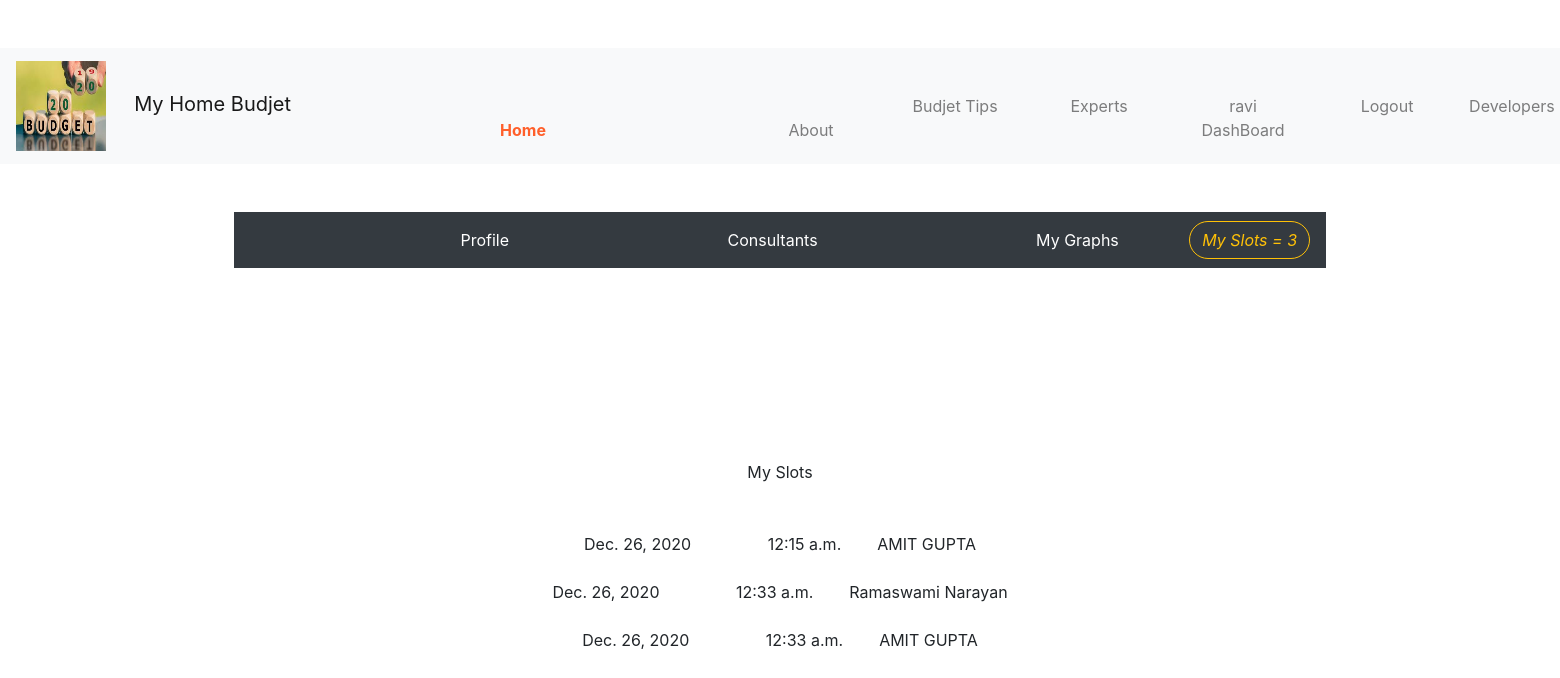
/my_slots/ (signed in), run on an earlier commit of the app's database.
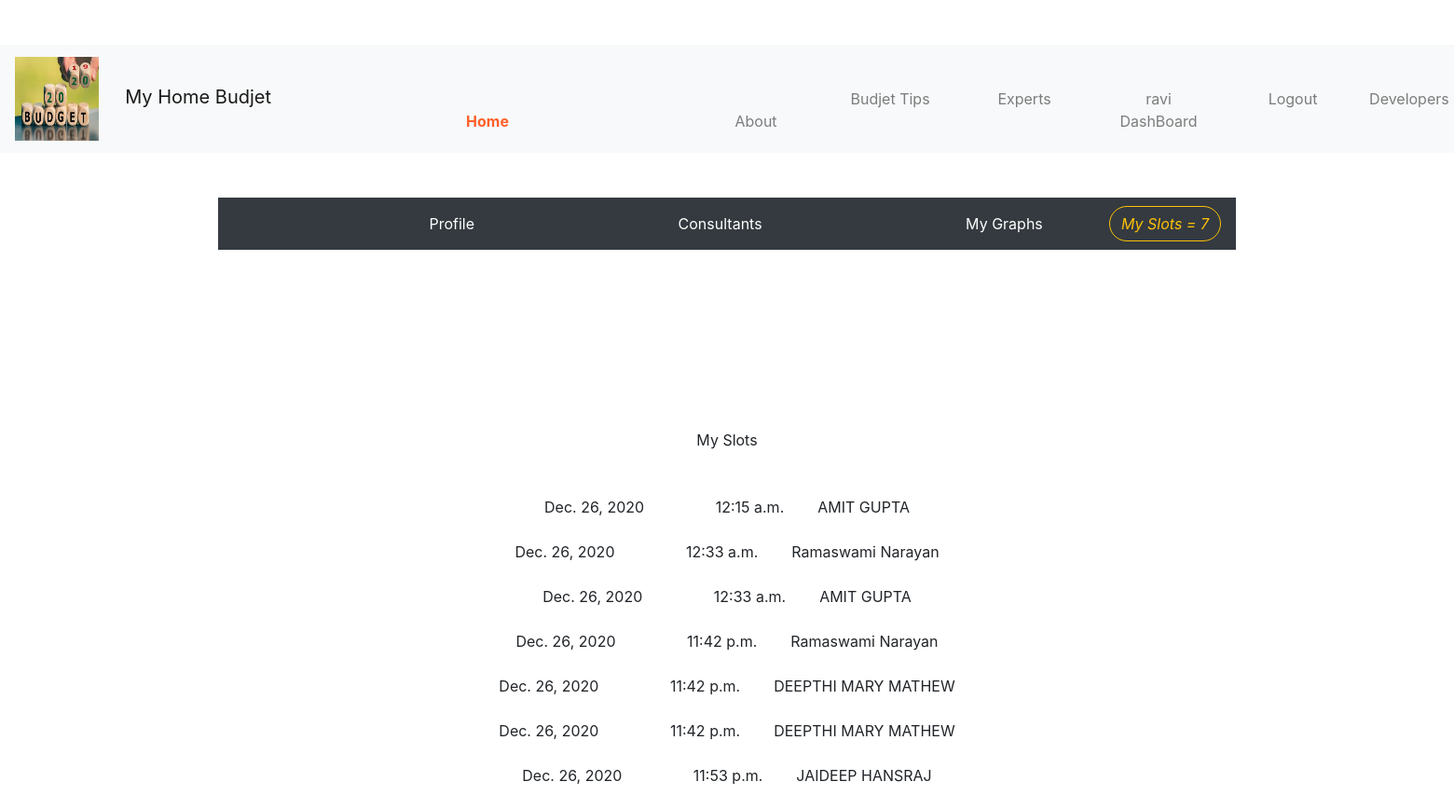
And on a later commit of the database.
### budjetapp/models.py (models this page shows, shortened)
class Slots(models.Model):
    user = models.ForeignKey(User, on_delete=models.CASCADE, null=True)
    name = models.CharField(max_length=50, null=True)
    status = models.CharField(max_length=20, null=True)
    date=models.DateField(auto_now_add=True)
    time=models.TimeField(auto_now_add=True)

### budjetapp/views.py (the view)
# urls.py: path('my_slots/',views.my_slots,name='my_slots'),
@login_required(login_url='login_signup')
def my_slots(request):
    return render(request,'my_slots.html')

### templates/my_slots.html
{% extends 'user_dashboard.html' %}
{% block content %}<br><br><br><br><br><br>
    <div align="center">
    My Slots<br><br><br>
    {% for i in request.user.slots_set.all %}
        {% if i.status == 'Accepted' %}
        {{ i.date }} &nbsp;&nbsp;&nbsp;&nbsp;&nbsp;&nbsp;&nbsp;&nbsp;&nbsp;&nbsp;&nbsp;&nbsp;&nbsp;&nbsp;&nbsp;&nbsp;{{ i.time }}&nbsp;&nbsp;&nbsp;&nbsp;&nbsp;&nbsp;&nbsp;&nbsp;{{ i.name }}<br><br>
        {% endif %}
    {% endfor %}
</div>
{% endblock %}

### templates/user_dashboard.html (shortened to what this page needs)
{% load static %}
<!doctype html>
<html lang="en">
  <head>
    <link rel="stylesheet" href="https://cdn.jsdelivr.net/npm/bootstrap@4.5.3/dist/css/bootstrap.min.css">
  </head>
  <body  >
  <br><br>
  <div align="center">
      {% include 'navs.html' %}
  </div>
  <br><br>
  <div align="center" style="padding-left: 15%;padding-right: 15%;">
<nav class="navbar navbar-expand-lg navbar-light bg-dark" >
  <div class="collapse navbar-collapse" id="navbarSupportedContent">
    <ul class="navbar-nav mr-auto">
      <li class="nav-item active">
          <a class="nav-link" href="{% url 'user_dashboard' %}"><span style="color: white" >&nbsp;&nbsp;&nbsp;&nbsp;&nbsp;&nbsp;&nbsp;&nbsp;&nbsp;&nbsp;&nbsp;&nbsp;&nbsp;&nbsp;&nbsp;&nbsp;&nbsp;&nbsp;&nbsp;&nbsp;&nbsp;&nbsp;&nbsp;&nbsp;&nbsp;&nbsp;&nbsp;&nbsp;&nbsp;&nbsp;&nbsp;&nbsp;&nbsp;&nbsp;&nbsp;&nbsp;&nbsp;&nbsp;&nbsp;&nbsp;&nbsp;&nbsp;&nbsp;&nbsp;&nbsp;Profile</span> <span class="sr-only">(current)</span></a>
      </li>
                 <li class="nav-item">
        <a class="nav-link" href="{% url 'conults' %}" tabindex="-1" ><span style="color: white"  >&nbsp;&nbsp;&nbsp;&nbsp;&nbsp;&nbsp;&nbsp;&nbsp;&nbsp;&nbsp;&nbsp;&nbsp;&nbsp;&nbsp;&nbsp;&nbsp;&nbsp;&nbsp;&nbsp;&nbsp;&nbsp;&nbsp;&nbsp;&nbsp;&nbsp;&nbsp;&nbsp;&nbsp;&nbsp;&nbsp;&nbsp;&nbsp;&nbsp;&nbsp;&nbsp;&nbsp;&nbsp;&nbsp;&nbsp;&nbsp;&nbsp;&nbsp;&nbsp;&nbsp;&nbsp;Consultants</span></a>
      </li>
       <li class="nav-item">
        <a class="nav-link" href="{% url 'graph' %}" tabindex="-1" ><span style="color: white" >&nbsp;&nbsp;&nbsp;&nbsp;&nbsp;&nbsp;&nbsp;&nbsp;&nbsp;&nbsp;&nbsp;&nbsp;&nbsp;&nbsp;&nbsp;&nbsp;&nbsp;&nbsp;&nbsp;&nbsp;&nbsp;&nbsp;&nbsp;&nbsp;&nbsp;&nbsp;&nbsp;&nbsp;&nbsp;&nbsp;&nbsp;&nbsp;&nbsp;&nbsp;&nbsp;&nbsp;&nbsp;&nbsp;&nbsp;&nbsp;&nbsp;&nbsp;&nbsp;&nbsp;&nbsp;My Graphs</span></a>
      </li>
    </ul>
  </div>
 {% if request.user.is_authenticated %}
      <div class="cart">
          <a href="{% url 'my_slots' %}" ><button id="cartOpen" class="btn btn-outline-warning" style="border-radius: 0.8cm " ><i class="ti-bag">My Slots = {{ request.user.slots_set.count }}</i></button></a>
      </div>
      {% endif %}
</nav>
  </div>
<br><br>
  {% block  content %}{% endblock %}
  </body>
</html>

### templates/navs.html (shortened to what this page needs)
{% load static %}
<!doctype html>
<html lang="en">
  <head>
    <link rel="stylesheet" href="https://cdn.jsdelivr.net/npm/bootstrap@4.5.3/dist/css/bootstrap.min.css">
  </head>
  <body  >
  <div class="c">
<nav class="navbar navbar-expand-lg navbar-light bg-light" >
          <a class="navbar-brand" href="#"><img src="{% static 'budjet 5.jpg' %}" width="90px" height="90px">&nbsp;&nbsp;&nbsp;&nbsp; My Home Budjet </a>
  <div class="collapse navbar-collapse"  class="c" id="navbarSupportedContent">
    <ul class="navbar-nav mr-auto">
      <li class="nav-item active">
          <a class="nav-link" href="{% url 'home' %}"><b style="color: #ff5f2a" >Home</b> </a>
      </li>
   <li class="nav-item">
     <a class="nav-link" href="{% url 'about' %}" tabindex="-1" >About</a>
      </li>
{% if request.user.is_authenticated %}
     <li class="nav-item">
     <a class="nav-link" href="{% url 'experts' %}" tabindex="-1" >Budjet Tips </a>
      </li>
     <li class="nav-item">
     <a class="nav-link" href="{% url 'expert_consultants' %}" tabindex="-1" >Experts </a>
      </li>
                  <li class="nav-item">
       <a class="nav-link" href="{% url 'user_dashboard' %}" tabindex="-1" >{{ request.user.username }}
        <br>
        DashBoard
        </a>
      </li>
                 <li class="nav-item">
       <a class="nav-link" href="{% url 'logout' %}" tabindex="-1" >Logout</a>
      </li>
        {% endif %}
     <li class="nav-item">
     <a class="nav-link" href="" tabindex="-1" >Developers Blog</a>
      </li>
    </ul>
  </div>
</nav>
  </div>
  </body>
</html>

What changed in the data, as far as the page shows it:
added Slots: date "Dec. 26, 2020", time "11:42 p.m.", name "Ramaswami Narayan"
added Slots: date "Dec. 26, 2020", time "11:42 p.m.", name "DEEPTHI MARY MATHEW"
added Slots: date "Dec. 26, 2020", time "11:42 p.m.", name "DEEPTHI MARY MATHEW"
added Slots: date "Dec. 26, 2020", time "11:53 p.m.", name "JAIDEEP HANSRAJ"
Also different on the page:
{{ request.user.slots_set.count }}: "3" → "7"
